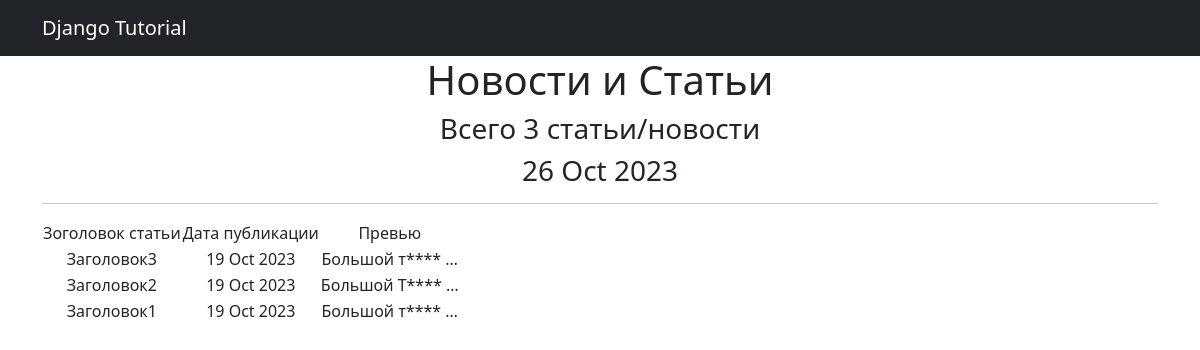
Page /news/ on the committed database.
### news/models.py (models this page shows, shortened)
class Post(models.Model):
    news = "NW"
    articl = "AR"
    CHOICE_CONTENS = [(news,'Новости'), (articl,'Статья')]
    time_creates = models.DateTimeField(auto_now_add=True)
    choice_content = models.CharField(max_length=2, choices=CHOICE_CONTENS, default= news)
    heading = models.CharField(max_length=64)
    rating = models.IntegerField(default=0)
    article_text = models.TextField()
    autor = models.ForeignKey(Author, on_delete=models.CASCADE)
    category = models.ManyToManyField(Category, through='PostCategory')

### news/views.py (the view)
# urls.py: path('', PostList.as_view()),
class PostList(ListView):
    model = Post
    ordering = '-time_creates'
    template_name = 'news.html'
    context_object_name = 'headings'
    def get_context_data(self, **kwargs):
        context = super().get_context_data(**kwargs)
        context['time_now'] = datetime.utcnow()
        return context

### news/templatetags/custom_filters.py (called while the page is built)
@register.filter()
def censor(value):
    text = str(value)
    for i in unacceptable_words:
        iCaps = i.capitalize()
        replCaps = (i.capitalize()[0]).ljust(len(i),"*")
        repl = (i[0].ljust(len(i), "*"))
        text = text.replace(i,repl)
        text = text.replace(iCaps, replCaps)
    return text

### templates/news.html (shortened to what this page needs)
{% extends 'flatpages/default.html' %}
{% load custom_filters %}
{% block content %}
   <h1>Новости и Статьи</h1>
   <h3>Всего {{ headings|length}} статьи/новости</h3>
   <h3>{{ time_now|date:'d M Y' }}</h3>
   <hr>
   {% if headings %}
       <table>
           <tr>
               <td>Зоголовок статьи</td>
               <td>Дата публикации</td>
               <td>Превью</td>
           </tr>
           {% for head in headings %}
           <tr>
               <td>{{ head.heading|censor }}</td>
               <td>{{ head.time_creates|date:'d M Y' }}</td>
               <td>{{ head.article_text|censor|truncatechars:15 }}</td>
           </tr>
           {% endfor %}
       </table>
   {% else %}
       <h2>Новостей и Статей нет!</h2>
   {% endif %}
{% endblock content %}

### templates/flatpages/default.html (shortened to what this page needs)
<!DOCTYPE html>
<html lang="en">
    <head>
        {% load static %}
        <link href="{% static 'css/styles.css' %}" rel="stylesheet" />
    </head>
    <body>
        <nav class="navbar navbar-expand-lg navbar-dark bg-dark static-top">
            <div class="container">
                <a class="navbar-brand" href="#">Django Tutorial</a>
                </div>
        </nav>
        <div class="container">
            <div class="row">
                <div class="col-lg-12 text-center">
                    {% block content %}{% endblock content %}
                </div>
            </div>
        </div>
    </body>
</html>

### rows in the picture
Post: heading|censor "Заголовок3", time_creates "19 Oct 2023", article_text|censor "Большой т**** …"
Post: heading|censor "Заголовок2", time_creates "19 Oct 2023", article_text|censor "Большой Т**** …"
Post: heading|censor "Заголовок1", time_creates "19 Oct 2023", article_text|censor "Большой т**** …"

### other values in the picture
{{ headings|length }} "3"
{{ time_now|date:'d M Y' }} "26 Oct 2023"
